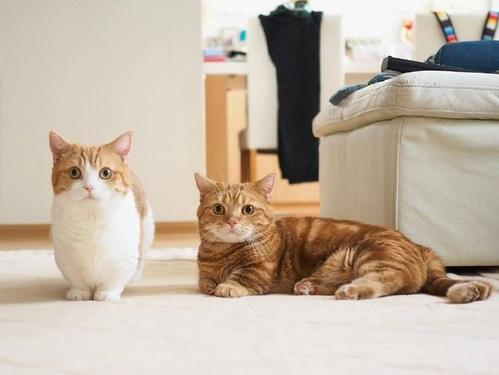
#> input picture 数学/高等数学/pic.jpg, 499 x 375 px
$ python '图像合并.py'
#> lines starting #> are read from the running program, lines starting #| are printed output that depends on the picture
from PIL import Image
import numpy as np
import matplotlib.pyplot as plt

if __name__ == '__main__':
    image = Image.open("pic.jpg")
#> image is the input picture: PIL image 499x375 RGB; mean R, G, B 194.9, 180.6, 165.4
    r,g,b= image.split()
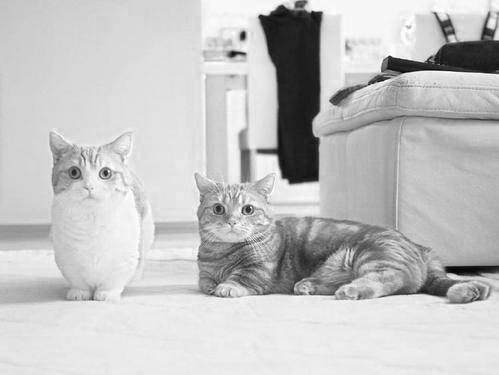
#> r: PIL image 499x375 L; min 3, max 255, mean 194.9
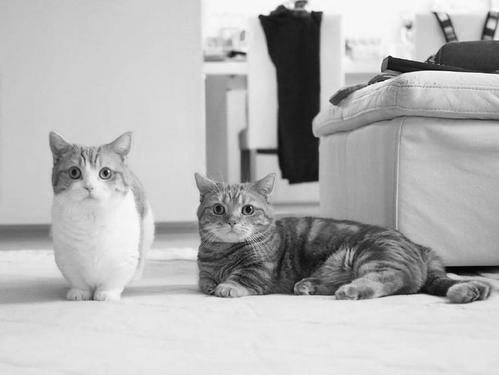
#> g: PIL image 499x375 L; min 0, max 255, mean 180.6
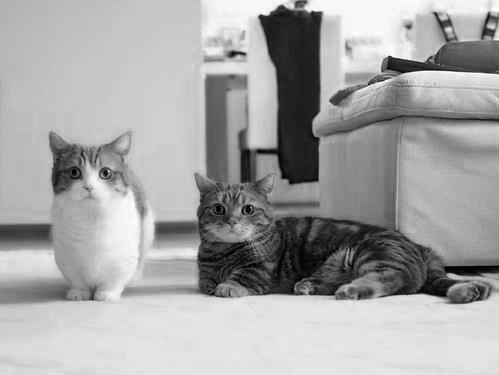
#> b: PIL image 499x375 L; min 0, max 255, mean 165.4
    # 合并图像,通道操作
    img0 = Image.merge("RGB",
                       (r.point(lambda i:i==0),
                        g,
                        b.point(lambda i:i==0)))
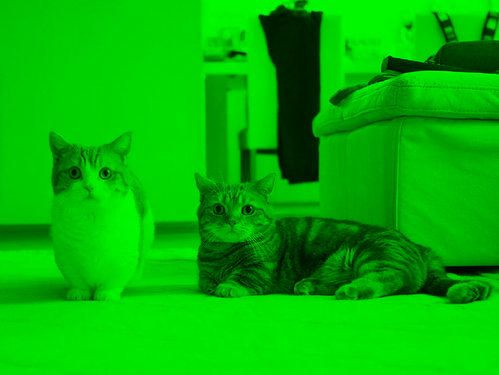
#> img0: PIL image 499x375 RGB; mean R, G, B 0, 180.6, 0
    img_data = np.array(img0)
    print(img_data.shape)
#| (375, 499, 3)
    # resize 会改变图片尺寸
    # img0 = img0.resize((375,375))
    plt.imshow(img0)
    plt.show()
